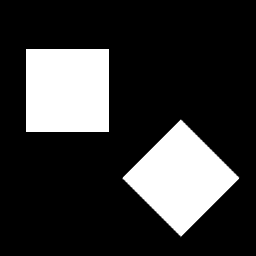
%> input picture 09_Edge_detection/data/kwadraty.png, 256 x 256 px
$ octave Task_9_3_Hough_transformation_for_single_object.m   (GNU Octave 9; MATLAB toolbox functions it lacks are replaced by stand-ins)
%> lines starting %> are read from the running program, lines starting %| are printed output that depends on the picture; in (x1, y1, x2, y2) boxes, pixels count from 0 and x2, y2 are one past the last pixel; in counts of white or black regions, pixels touching at a corner belong together; the program's own positions count from 1
% Piotr Skalski
% Hough transformation for single object

clc;
clearvars;
close all;

% Loading image
image = imread('../data/kwadraty.png');
%> image is the input picture: size 256x256 uint8; min 0, max 255, mean 53.6

% Display original image
figure(1);
imshow(image);
axis on;
title('Original image');

% Finds edges by looking for local maxima of the gradient of image
image_canny = edge(image, 'sobel');
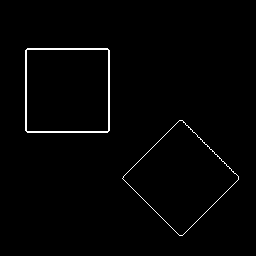
%> image_canny: size 256x256 logical; 1.4% white in thin lines or dots, all inside (x1, y1, x2, y2) = (25, 48, 239, 236)
figure(2);
imshow(image_canny);
axis on;
title('Image after Canny');

% Searching for peaks
[H, theta, rho] = hough(image_canny, 'RhoResolution', 1, 'ThetaResolution', 1);
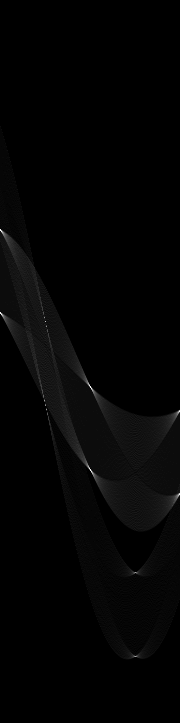
%> H: size 723x180 double; min 0, max 85, mean 1.3; drawn with min black and max white
%> theta = 180 values from -90 to 89; rho = 723 values from -361 to 361
peaks = houghpeaks(H, 8);
%> peaks = [231 1; 313 1; 469 90; 388 91; 322 46; 474 93; 573 136; 657 136]

% Display hough space with peaks
figure(3);
imshow(H, []);
axis on;
hold on;

for k = 1:length(peaks)
    plot(peaks(k, 2), peaks(k, 1), 'ro', 'MarkerSize', 10);
end
%> this loop made 8 passes
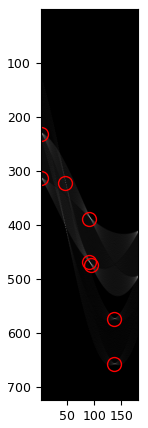
%> figure redrawn from the program's plot data

% Searching for lines
lines = houghlines(image_canny, theta, rho, peaks);
%> lines = 7 lines; point1 to point2 (x, y): (27, 132) to (109, 132), (27, 50) to (109, 50), (27, 50) to (27, 132), (109, 50) to (110, 131), (123, 179) to (180, 236), (124, 177) to (180, 121), (183, 236) to (239, 180)

% Display images with edges
figure(4);
imshow(image);
axis on;
hold on;
for k = 1:length(lines)
   xy = [lines(k).point1; lines(k).point2];
   plot(xy(:,1),xy(:,2),'LineWidth',2,'Color','red');
end
%> this loop made 7 passes
%> xy on passes 1 to 7: [27 132; 109 132], [27 50; 109 50], [109 50; 110 131], [27 50; 27 132], [123 179; 180 236], [124 177; 180 121], [183 236; 239 180]
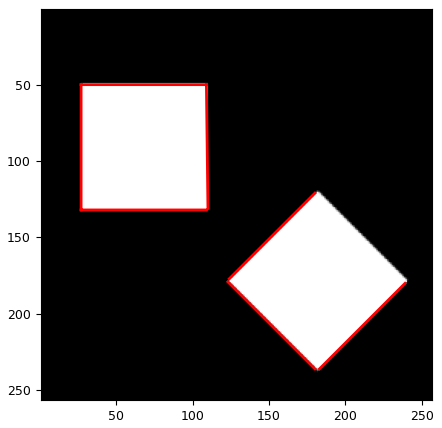
%> figure redrawn from the program's plot data
